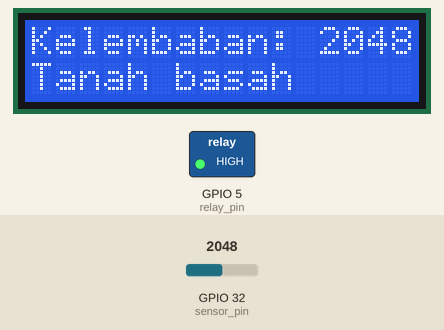
This sketch was run on a simulated ESP32. On the bench: 16×2 character LCD, switched loads named in the sketch (green lamp = pin HIGH). The test bench sets the inputs (shaded band); at power-on: GPIO 32 (sensor_pin) = 2048. WiFi joins after 1.5 s; servers stay silent unless stated; web services answer with replies made up by the test bench; what the sketch prints to the serial monitor is not drawn.

Above: at 3.2 s.
3.3 s: GPIO 32 (sensor_pin) set to 2260
At 5.7 s:
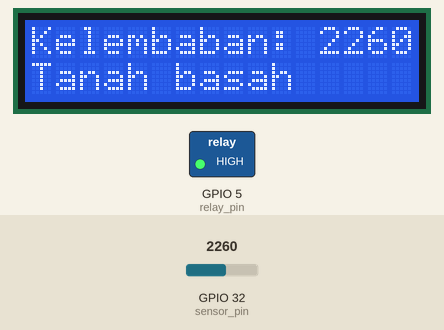
6.0 s: GPIO 32 (sensor_pin) set to 2327
At 8.1 s:
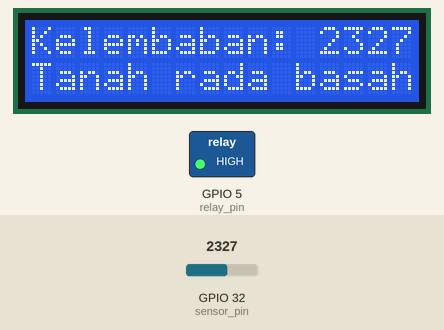
8.4 s: GPIO 32 (sensor_pin) set to 2960
At 10.5 s:
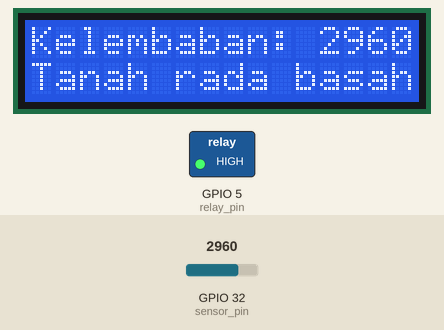
10.9 s: GPIO 32 (sensor_pin) set to 3056
At 12.9 s:
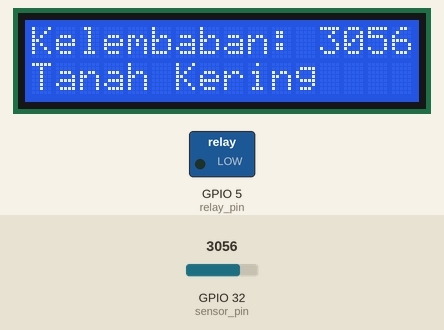
Timing chart, 0 to 14.3 s (numbered marks = the images above; inputs shaded):
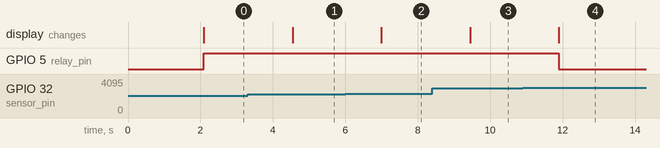

The sketch:

Mappi32_Smart_Garden_Thingspeak.ino
```cpp
#include <WiFi.h>
#include <HTTPClient.h>
#include <Wire.h>
#include <LiquidCrystal_I2C.h>

// Replace with your network credentials
char ssid[] = "hoshinova";
char pass[] = "Ichizora";

// Replace with your ThingSpeak API key
String apiKey = "URKH0R05Z9N21KEW";

int sensor_pin = 32; // Sensor Pin
int relay_pin = 5;   // Relay Pin

LiquidCrystal_I2C lcd(0x27, 16, 2); // Set the LCD address to 0x27 for a 16 chars and 2 line display
WiFiClient client;

void sendSensorDataToThingSpeak(int sensorData) {
  if (WiFi.status() == WL_CONNECTED) {
    HTTPClient http;
    String url = "http://api.thingspeak.com/update?api_key=" + apiKey + "&field1=" + String(sensorData);
    http.begin(url);
    int httpCode = http.GET();
    if (httpCode > 0) {
      Serial.printf("HTTP GET request sent, response code: %d\n", httpCode);
    } else {
      Serial.printf("Failed to send HTTP GET request, error: %s\n", http.errorToString(httpCode).c_str());
    }
    http.end();
  } else {
    Serial.println("Error in WiFi connection");
  }
}

void setup() {
  Serial.begin(9600);
  pinMode(sensor_pin, INPUT);
  pinMode(relay_pin, OUTPUT);
  lcd.init();
  lcd.backlight(); // Turn on the backlight

  WiFi.begin(ssid, pass);
  while (WiFi.status() != WL_CONNECTED) {
    delay(1000);
    Serial.println("Connecting to WiFi...");
  }
  Serial.println("Connected to WiFi");
}

void loop() {
  int sensor_data = analogRead(sensor_pin);
  Serial.print("Sensor_data: ");
  Serial.print(sensor_data);
  Serial.print("\t | ");

  lcd.setCursor(0, 0); // Set cursor to the first row
  lcd.print("Kelembaban: ");
  lcd.print(sensor_data);

  lcd.setCursor(0, 1); // Set cursor to the second row
  if (sensor_data > 3000) {
    Serial.println("No moisture, Soil is dry");
    lcd.print("Tanah Kering    ");
    digitalWrite(relay_pin, LOW);
  } else if (sensor_data >= 2300 && sensor_data <= 2500) {
    Serial.println("There is some moisture, Soil is medium");
    lcd.print("Tanah rada basah");
    digitalWrite(relay_pin, HIGH);
  } else if (sensor_data < 2200) {
    Serial.println("Soil is wet");
    lcd.print("Tanah basah     ");
    digitalWrite(relay_pin, HIGH);
  }

  sendSensorDataToThingSpeak(sensor_data); // Send data to ThingSpeak
  delay(1000); // Adjust the delay as needed
}
```

Measured:
- the behaviour switches between 2299 and 2300 on GPIO 32 (sensor_pin) (found by bisection; images 1 and 2)
- the behaviour switches between 3000 and 3001 on GPIO 32 (sensor_pin) (found by bisection; images 3 and 4)
- after the input at 3.3 s, the display: changes after 1.2 s (image 1)
- after the input at 6.0 s, the display: changes after 0.99 s (image 2)
- after the input at 8.4 s, the display: changes after 1.0 s (image 3)
- after the input at 10.9 s, GPIO 5 (relay_pin): HIGH → LOW after 0.99 s; the display: changes after 0.99 s (image 4)
